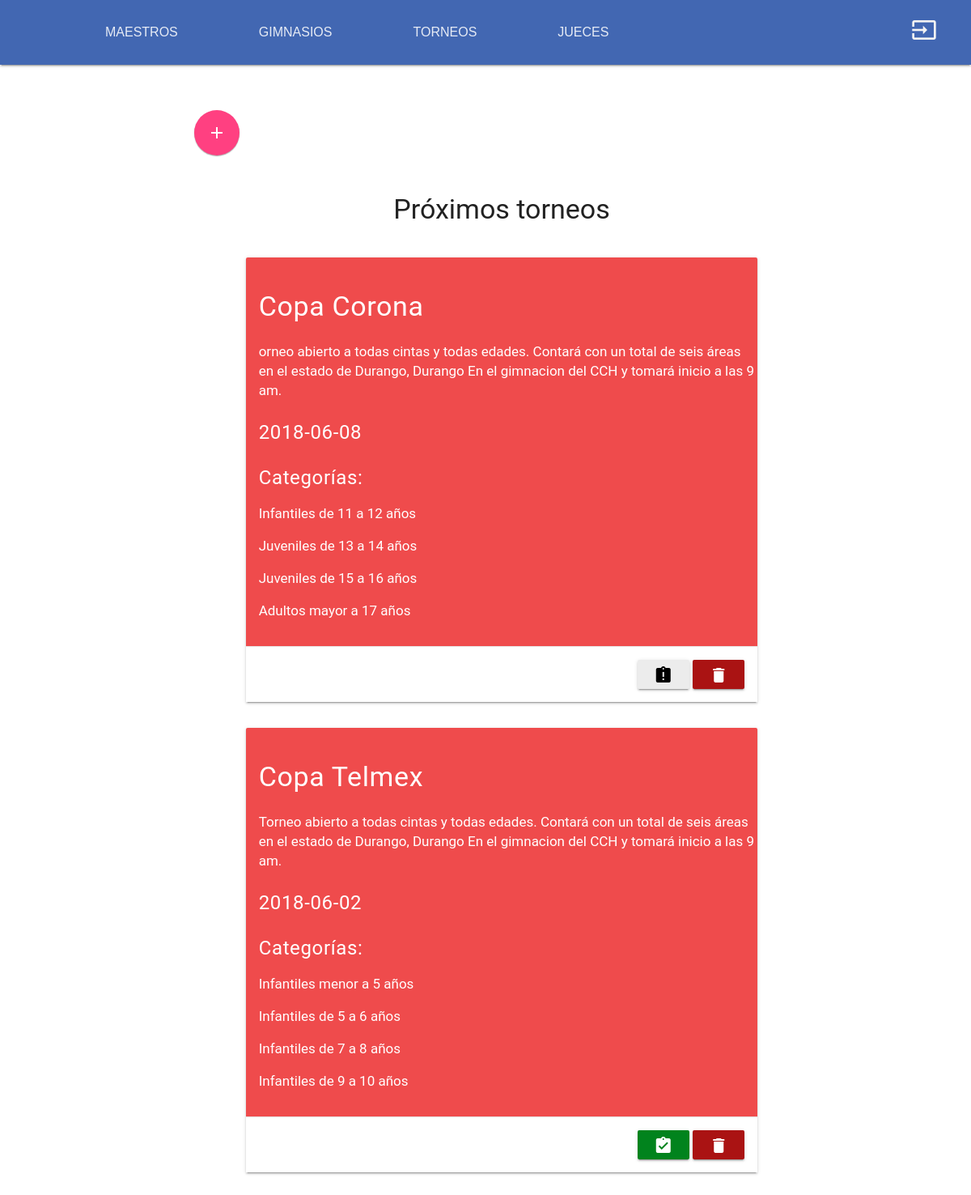
Page /pages/admn-torneos.php on the committed database.
### tables this page shows
CREATE TABLE `torneos` (
  `ID_TORNEO` int(10) NOT NULL,
  `NOMBRE` varchar(200) NOT NULL,
  `DESCRIPCION` varchar(1000) NOT NULL,
  `HORA` time(6) DEFAULT NULL,
  `FECHA` date NOT NULL,
  `ESTADO` varchar(1) NOT NULL,
  `IM5` varchar(1) NOT NULL,
  `I56` varchar(1) NOT NULL,
  `I78` varchar(1) NOT NULL,
  `I910` varchar(1) NOT NULL,
  `I1112` varchar(1) NOT NULL,
  `J1314` varchar(1) NOT NULL,
  `J1516` varchar(1) NOT NULL,
  `A17` varchar(1) NOT NULL
);

### pages/admn-torneos.php (the view, shortened to what this page needs)
<?php
$servidor = "localhost";
$usuario = "root";
$contra = "";
$bd = "taektwondo";
$conexion = new mysqli($servidor, $usuario, $contra, $bd);
$conexion->set_charset("utf8");
?>
<!DOCTYPE html>
<html lang="en">
<head>
    <link rel="stylesheet" href="../assets/css/material.indigo-pink.min.css">
    <link rel="stylesheet" href="../assets/scss/style.scss">
</head>
<body>
    <div class="mdl-layout mdl-js-layout mdl-layout--fixed-header">
        <header class="mdl-layout__header">
            <div class="mdl-layout__header-row">
                <div class="mdl-navigation mdl-layout">
                    <a class="mdl-navigation__link mdl-js-ripple-effect" href="admn-profesores.php">
                        MAESTROS
                    </a>
                    <a class="mdl-navigation__link" href="admn-gimnasios.php">
                        GIMNASIOS
                    </a>
                    <a class="mdl-navigation__link" href="">
                        TORNEOS
                    </a>
                    <a class="mdl-navigation__link" href="admn-jueces.php">
                        JUECES
                    </a>
                </div>
                <a class="mdl__link" href="index.html">
                    <i class="material-icons md-32">input</i>
                </a>
            </div>
        </header>
        <div class="mdl-cell--12-col mdl-grid">
            <div class="mdl-cell mdl-cell--3-col" style="text-align: right;">
                <br>
                <br>
                <button id="tt3" class="mdl-button mdl-js-button mdl-button--fab mdl-js-ripple-effect mdl-button--colored" onclick="location='admn-agregar-torneo.html'">
                    <i class="material-icons">add</i>
                </button>
            </div>
            <div class="mdl-cell mdl-cell--3-col" style="text-align: right;">
            </div>
            <ul>
                <h3 class="mdl-list__item-primary-content" style="text-align: center;">Próximos torneos</h3>
            <?php foreach ($conexion->query('SELECT nombre, descripcion, fecha, id_torneo, estado, im5, i56, i78, i910, i1112, j1314, j1516, a17 FROM TORNEOS ORDER BY FECHA DESC') as $row){  ?>
                <li class="mdl-list__item">
<section class="section--center mdl-grid mdl-grid--no-spacing mdl-shadow--2dp mdl-cell--7-col">
    <div class="mdl-card mdl-cell mdl-cell--12-col-desktop mdl-cell--6-col-tablet mdl-cell--4-col-phone">
        <div class="mdl-card__supporting-text mdl-cell--12-col">
            <h3><?php echo $row['nombre'] ?></h3>
            <p><?php echo $row['descripcion'] ?>
            </p>
            <h4><?php echo $row['fecha'] ?></h4>
            <h4>Categorías:</h4>
            <?php if  ($row['im5'] == "S"){ ?>
                <p>Infantiles menor a 5 años</p>
                <?php
                    }
                ?>
                 <?php if  ($row['i56'] == "S"){ ?>
                    <p>Infantiles de 5 a 6 años</p>
                <?php
                    }
                ?>
                 <?php if  ($row['i78'] == "S"){ ?>
                    <p>Infantiles de 7 a 8 años</p>
                <?php
                    }
                ?>
                 <?php if  ($row['i910'] == "S"){ ?>
                    <p>Infantiles de 9 a 10 años</p>
                <?php
                    }
                ?>
                 <?php if  ($row['i1112'] == "S"){ ?>
                <p>Infantiles de 11 a 12 años</p>
                <?php
                    }
                ?>
                 <?php if  ($row['j1314'] == "S"){ ?>
                    <p>Juveniles de 13 a 14 años</p>
                <?php
                    }
                ?>
                 <?php if  ($row['j1516'] == "S"){ ?>
                    <p>Juveniles de 15 a 16 años</p>
                <?php
                    }
                ?>
                 <?php if  ($row['a17'] == "S"){ ?>
                    <p>Adultos mayor a 17 años</p>
                <?php
                    }
                ?>
        </div>
        <div class="mdl-card__actions mdl-card--border">
            <div class="mdl-card__actions" style="text-align: right;">
                <?php if  ($row['estado'] == "A"){ ?>
                 <a href="../assets/php/admn-change-torneo.php?id='+<?php echo $row['id_torneo'] ?>'&categoria=I" ><button class="mdl-button mdl-js-button mdl-button--raised mdl-button--coloredGreen mdl-js-ripple-effect mdl-checkbox__input aling-rights">
                    <i class="material-icons">assignment_turned_in</i>
                </button></a>
                <?php
                    }
                ?>
                <?php if  ($row['estado'] == "I"){ ?>
                <a href="../assets/php/admn-change-torneo.php?id='+<?php echo $row['id_torneo'] ?>' &categoria=A" ><button class="mdl-button mdl-js-button mdl-button--raised mdl-button--coloredWhite mdl-js-ripple-effect mdl-checkbox__input aling-rights">
                    <i class="material-icons">assignment_late</i>
                </button></a>
                <?php
                    }
                ?>
                <a href="../assets/php/admn-delete-torneo.php?id='+<?php echo $row['id_torneo'] ?>'" ><button class="mdl-button mdl-js-button mdl-button--raised mdl-button--coloredRed mdl-js-ripple-effect mdl-checkbox__input aling-rights">
                    <i class="material-icons">delete</i>
                </button></a>
            </div>
        </div>
    </div>
</section>
</li>
<?php
                    }
                ?>
            </ul>
        </div>
    </div>
</body>
</html>

### rows in the picture
torneos: NOMBRE "Copa Corona", DESCRIPCION "orneo abierto a todas cintas y todas edades. Contará con un total de seis áreas en el estado de Durango, Durango En el gimnacion del CCH y tomará inicio a las 9 am.", FECHA "2018-06-08", I1112 "Infantiles de 11 a 12 años", J1314 "Juveniles de 13 a 14 años", J1516 "Juveniles de 15 a 16 años", A17 "Adultos mayor a 17 años"
torneos: NOMBRE "Copa Telmex", DESCRIPCION "Torneo abierto a todas cintas y todas edades. Contará con un total de seis áreas en el estado de Durango, Durango En el gimnacion del CCH y tomará inicio a las 9 am.", FECHA "2018-06-02", IM5 "Infantiles menor a 5 años", I56 "Infantiles de 5 a 6 años", I78 "Infantiles de 7 a 8 años", I910 "Infantiles de 9 a 10 años"
